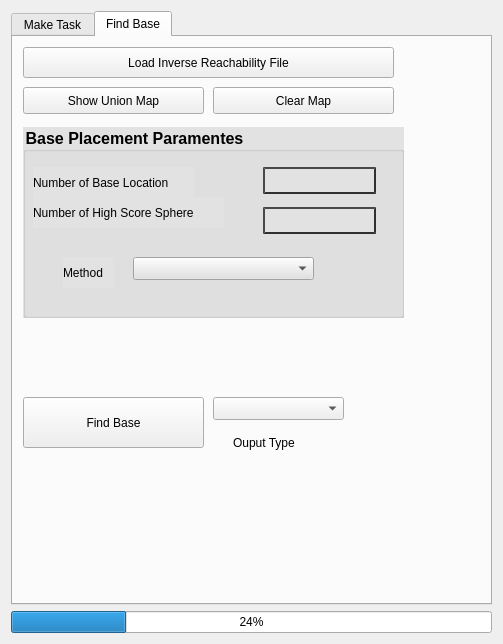
<?xml version="1.0" encoding="UTF-8"?>
<ui version="4.0">
 <class>BasePlacementWidget</class>
 <widget class="QWidget" name="BasePlacementWidget">
  <property name="geometry">
   <rect>
    <x>0</x>
    <y>0</y>
    <width>503</width>
    <height>644</height>
   </rect>
  </property>
  <property name="windowTitle">
   <string>Form</string>
  </property>
  <layout class="QGridLayout" name="gridLayout">
   <item row="1" column="1">
    <widget class="QProgressBar" name="progressBar">
     <property name="value">
      <number>24</number>
     </property>
    </widget>
   </item>
   <item row="0" column="1">
    <widget class="QTabWidget" name="tabWidget">
     <property name="currentIndex">
      <number>1</number>
     </property>
     <widget class="QWidget" name="tab_1">
      <attribute name="title">
       <string>Make Task</string>
      </attribute>
      <layout class="QGridLayout" name="gridLayout_2">
       <item row="9" column="0">
        <widget class="QPushButton" name="btn_LoadPath">
         <property name="text">
          <string>Load Task</string>
         </property>
        </widget>
       </item>
       <item row="0" column="0">
        <widget class="QLabel" name="label">
         <property name="text">
          <string>Task Poses</string>
         </property>
        </widget>
       </item>
       <item row="9" column="1">
        <widget class="QPushButton" name="btn_SavePath">
         <property name="text">
          <string>Save Task</string>
         </property>
        </widget>
       </item>
       <item row="9" column="3">
        <widget class="QPushButton" name="btn_ClearAllPoints">
         <property name="text">
          <string>Clear All Poses</string>
         </property>
        </widget>
       </item>
       <item row="1" column="0" rowspan="4" colspan="4">
        <widget class="QTreeView" name="treeView">
         <property name="rootIsDecorated">
          <bool>true</bool>
         </property>
         <property name="uniformRowHeights">
          <bool>true</bool>
         </property>
        </widget>
       </item>
       <item row="8" column="2" colspan="2">
        <spacer name="horizontalSpacer">
         <property name="orientation">
          <enum>Qt::Horizontal</enum>
         </property>
         <property name="sizeHint" stdset="0">
          <size>
           <width>40</width>
           <height>20</height>
          </size>
         </property>
        </spacer>
       </item>
       <item row="7" column="3">
        <layout class="QGridLayout" name="gridLayout_3">
         <item row="4" column="0">
          <spacer name="verticalSpacer">
           <property name="orientation">
            <enum>Qt::Vertical</enum>
           </property>
           <property name="sizeHint" stdset="0">
            <size>
             <width>20</width>
             <height>40</height>
            </size>
           </property>
          </spacer>
         </item>
         <item row="6" column="0">
          <widget class="QLineEdit" name="txtPointName"/>
         </item>
         <item row="5" column="0">
          <widget class="QLabel" name="label_3">
           <property name="text">
            <string>Point</string>
           </property>
          </widget>
         </item>
         <item row="9" column="0">
          <spacer name="verticalSpacer_3">
           <property name="orientation">
            <enum>Qt::Vertical</enum>
           </property>
           <property name="sizeHint" stdset="0">
            <size>
             <width>20</width>
             <height>40</height>
            </size>
           </property>
          </spacer>
         </item>
         <item row="10" column="0">
          <spacer name="verticalSpacer_2">
           <property name="orientation">
            <enum>Qt::Vertical</enum>
           </property>
           <property name="sizeHint" stdset="0">
            <size>
             <width>20</width>
             <height>80</height>
            </size>
           </property>
          </spacer>
         </item>
         <item row="7" column="0">
          <widget class="QPushButton" name="btnRemovePoint">
           <property name="text">
            <string>Remove Pose</string>
           </property>
          </widget>
         </item>
         <item row="2" column="0">
          <layout class="QVBoxLayout" name="verticalLayout_2"/>
         </item>
        </layout>
       </item>
       <item row="7" column="0" colspan="2">
        <widget class="QGroupBox" name="newPointLayout">
         <property name="autoFillBackground">
          <bool>false</bool>
         </property>
         <property name="styleSheet">
          <string notr="true">background-color: rgb(226, 226, 226)</string>
         </property>
         <layout class="QFormLayout" name="FormLayoutObjectPose_2">
          <property name="fieldGrowthPolicy">
           <enum>QFormLayout::AllNonFixedFieldsGrow</enum>
          </property>
          <item row="0" column="0">
           <widget class="QGroupBox" name="groupBox">
            <property name="font">
             <font>
              <pointsize>12</pointsize>
              <weight>75</weight>
              <bold>true</bold>
             </font>
            </property>
            <property name="title">
             <string>Add New Task Poses</string>
            </property>
           </widget>
          </item>
          <item row="1" column="0" colspan="2">
           <spacer name="verticalSpacer_4">
            <property name="orientation">
             <enum>Qt::Vertical</enum>
            </property>
            <property name="sizeHint" stdset="0">
             <size>
              <width>20</width>
              <height>40</height>
             </size>
            </property>
           </spacer>
          </item>
          <item row="2" column="0">
           <widget class="QLabel" name="label_2">
            <property name="text">
             <string>Set Position/Orientation</string>
            </property>
           </widget>
          </item>
          <item row="5" column="0">
           <widget class="QLabel" name="xLabel">
            <property name="text">
             <string>X (m)</string>
            </property>
           </widget>
          </item>
          <item row="5" column="1">
           <widget class="QLineEdit" name="LineEditX">
            <property name="styleSheet">
             <string notr="true">border-style: outset;
border-width: 2px;
border-color :rgb(48, 48, 48)</string>
            </property>
           </widget>
          </item>
          <item row="7" column="0">
           <widget class="QLabel" name="yLabel">
            <property name="text">
             <string>Y (m)</string>
            </property>
           </widget>
          </item>
          <item row="7" column="1">
           <widget class="QLineEdit" name="LineEditY">
            <property name="styleSheet">
             <string notr="true">border-style: outset;
border-width: 2px;
border-color :rgb(48, 48, 48)</string>
            </property>
           </widget>
          </item>
          <item row="8" column="0">
           <widget class="QLabel" name="zLabel">
            <property name="text">
             <string>Z (m)</string>
            </property>
           </widget>
          </item>
          <item row="8" column="1">
           <widget class="QLineEdit" name="LineEditZ">
            <property name="styleSheet">
             <string notr="true">border-style: outset;
border-width: 2px;
border-color :rgb(48, 48, 48)</string>
            </property>
           </widget>
          </item>
          <item row="9" column="0">
           <widget class="QLabel" name="rxLabel">
            <property name="text">
             <string>Rx (deg)</string>
            </property>
           </widget>
          </item>
          <item row="9" column="1">
           <widget class="QLineEdit" name="LineEditRx">
            <property name="styleSheet">
             <string notr="true">border-style: outset;
border-width: 2px;
border-color :rgb(48, 48, 48)</string>
            </property>
           </widget>
          </item>
          <item row="10" column="0">
           <widget class="QLabel" name="ryLabel">
            <property name="text">
             <string>Ry (deg)</string>
            </property>
           </widget>
          </item>
          <item row="10" column="1">
           <widget class="QLineEdit" name="LineEditRy">
            <property name="styleSheet">
             <string notr="true">border-style: outset;
border-width: 2px;
border-color :rgb(48, 48, 48)</string>
            </property>
           </widget>
          </item>
          <item row="12" column="0">
           <widget class="QLabel" name="rzLabel">
            <property name="text">
             <string>Rz (deg)</string>
            </property>
           </widget>
          </item>
          <item row="12" column="1">
           <widget class="QLineEdit" name="LineEditRz">
            <property name="styleSheet">
             <string notr="true">border-style: outset;
border-width: 2px;
border-color :rgb(48, 48, 48)</string>
            </property>
           </widget>
          </item>
          <item row="13" column="0">
           <widget class="QPushButton" name="btnAddPoint">
            <property name="text">
             <string>Add Point</string>
            </property>
           </widget>
          </item>
         </layout>
        </widget>
       </item>
      </layout>
      <zorder>label</zorder>
      <zorder>treeView</zorder>
      <zorder>btn_LoadPath</zorder>
      <zorder>btn_SavePath</zorder>
      <zorder>newPointLayout</zorder>
      <zorder>btn_ClearAllPoints</zorder>
      <zorder>horizontalSpacer</zorder>
     </widget>
     <widget class="QWidget" name="tab_2">
      <attribute name="title">
       <string>Find Base</string>
      </attribute>
      <widget class="QPushButton" name="targetPoint">
       <property name="geometry">
        <rect>
         <x>10</x>
         <y>360</y>
         <width>181</width>
         <height>51</height>
        </rect>
       </property>
       <property name="text">
        <string>Find Base</string>
       </property>
      </widget>
      <widget class="QGroupBox" name="groupBox_2">
       <property name="geometry">
        <rect>
         <x>10</x>
         <y>90</y>
         <width>381</width>
         <height>191</height>
        </rect>
       </property>
       <property name="font">
        <font>
         <pointsize>12</pointsize>
         <weight>75</weight>
         <italic>false</italic>
         <bold>true</bold>
        </font>
       </property>
       <property name="styleSheet">
        <string notr="true">background-color: rgb(226, 226, 226)</string>
       </property>
       <property name="title">
        <string>Base Placement Paramentes</string>
       </property>
       <widget class="QLabel" name="label_5">
        <property name="geometry">
         <rect>
          <x>10</x>
          <y>40</y>
          <width>161</width>
          <height>31</height>
         </rect>
        </property>
        <property name="text">
         <string>Number of Base Location</string>
        </property>
       </widget>
       <widget class="QLineEdit" name="lnEdit_BaseLocSize">
        <property name="geometry">
         <rect>
          <x>240</x>
          <y>40</y>
          <width>113</width>
          <height>27</height>
         </rect>
        </property>
        <property name="styleSheet">
         <string notr="true">border-style: outset;
border-width: 2px;
border-color :rgb(48, 48, 48)</string>
        </property>
       </widget>
       <widget class="QComboBox" name="combo_planGroup">
        <property name="geometry">
         <rect>
          <x>110</x>
          <y>130</y>
          <width>181</width>
          <height>23</height>
         </rect>
        </property>
       </widget>
       <widget class="QLabel" name="label_6">
        <property name="geometry">
         <rect>
          <x>40</x>
          <y>130</y>
          <width>51</width>
          <height>31</height>
         </rect>
        </property>
        <property name="text">
         <string>Method</string>
        </property>
       </widget>
       <widget class="QLineEdit" name="lnEdit_SpSize">
        <property name="geometry">
         <rect>
          <x>240</x>
          <y>80</y>
          <width>113</width>
          <height>27</height>
         </rect>
        </property>
        <property name="styleSheet">
         <string notr="true">border-style: outset;
border-width: 2px;
border-color :rgb(48, 48, 48)</string>
        </property>
       </widget>
       <widget class="QLabel" name="label_8">
        <property name="geometry">
         <rect>
          <x>10</x>
          <y>70</y>
          <width>191</width>
          <height>31</height>
         </rect>
        </property>
        <property name="text">
         <string>Number of High Score Sphere</string>
        </property>
       </widget>
      </widget>
      <widget class="QLabel" name="lbl_placeBaseCompleted">
       <property name="geometry">
        <rect>
         <x>10</x>
         <y>290</y>
         <width>461</width>
         <height>41</height>
        </rect>
       </property>
       <property name="font">
        <font>
         <pointsize>12</pointsize>
         <weight>75</weight>
         <italic>true</italic>
         <bold>true</bold>
        </font>
       </property>
       <property name="text">
        <string/>
       </property>
      </widget>
      <widget class="QPushButton" name="btn_LoadReachabilityFile">
       <property name="geometry">
        <rect>
         <x>10</x>
         <y>10</y>
         <width>371</width>
         <height>31</height>
        </rect>
       </property>
       <property name="text">
        <string>Load Inverse Reachability File</string>
       </property>
      </widget>
      <widget class="QPushButton" name="btn_showUnionMap">
       <property name="geometry">
        <rect>
         <x>10</x>
         <y>50</y>
         <width>181</width>
         <height>27</height>
        </rect>
       </property>
       <property name="text">
        <string>Show Union Map</string>
       </property>
      </widget>
      <widget class="QPushButton" name="btn_ClearUnionMap">
       <property name="geometry">
        <rect>
         <x>200</x>
         <y>50</y>
         <width>181</width>
         <height>27</height>
        </rect>
       </property>
       <property name="text">
        <string>Clear Map</string>
       </property>
      </widget>
      <widget class="QComboBox" name="combo_opGroup">
       <property name="geometry">
        <rect>
         <x>200</x>
         <y>360</y>
         <width>131</width>
         <height>23</height>
        </rect>
       </property>
      </widget>
      <widget class="QLabel" name="label_7">
       <property name="geometry">
        <rect>
         <x>220</x>
         <y>390</y>
         <width>71</width>
         <height>31</height>
        </rect>
       </property>
       <property name="text">
        <string>Ouput Type</string>
       </property>
      </widget>
     </widget>
    </widget>
   </item>
  </layout>
 </widget>
 <resources/>
 <connections/>
</ui>
